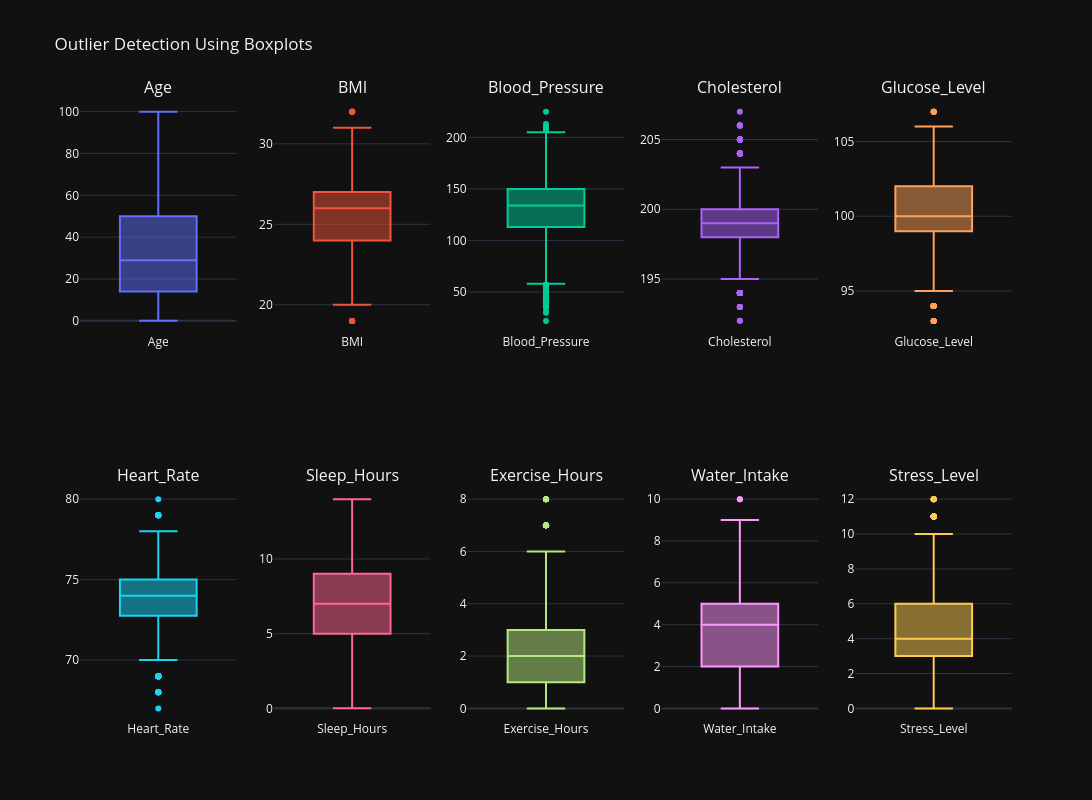

Notebook code for this chart:
### Code cell
fig = make_subplots(
    rows=2,
    cols=5,
    subplot_titles=numerical_columns
)

for idx, column in enumerate(numerical_columns):

    row = idx // 5 + 1
    col = idx % 5 + 1

    fig.add_trace(
        go.Box(
            y=df[column],
            name=column
        ),
        row=row,
        col=col
    )

fig.update_layout(
    title='Outlier Detection Using Boxplots',
    height=800,
    width=1800,
    showlegend=False,
    template='plotly_dark'
)

fig.show()

### Figure 1 — Plotly figure (JSON) as saved in the notebook; plotly's stock layout.template omitted (floating-point values rounded to 4 significant figures; data arrays with more than 128 entries replaced by an {"elided": "..."} marker saying what was removed)
{"data": [{"name": "Age", "type": "box", "xaxis": "x", "y": {"elided": "9549 float values"}, "yaxis": "y"}, {"name": "BMI", "type": "box", "xaxis": "x2", "y": {"elided": "9549 float values"}, "yaxis": "y2"}, {"name": "Blood_Pressure", "type": "box", "xaxis": "x3", "y": {"elided": "9549 float values"}, "yaxis": "y3"}, {"name": "Cholesterol", "type": "box", "xaxis": "x4", "y": {"elided": "9549 float values"}, "yaxis": "y4"}, {"name": "Glucose_Level", "type": "box", "xaxis": "x5", "y": {"elided": "9549 float values"}, "yaxis": "y5"}, {"name": "Heart_Rate", "type": "box", "xaxis": "x6", "y": {"elided": "9549 float values"}, "yaxis": "y6"}, {"name": "Sleep_Hours", "type": "box", "xaxis": "x7", "y": {"elided": "9549 float values"}, "yaxis": "y7"}, {"name": "Exercise_Hours", "type": "box", "xaxis": "x8", "y": {"elided": "9549 float values"}, "yaxis": "y8"}, {"name": "Water_Intake", "type": "box", "xaxis": "x9", "y": {"elided": "9549 float values"}, "yaxis": "y9"}, {"name": "Stress_Level", "type": "box", "xaxis": "x10", "y": {"elided": "9549 float values"}, "yaxis": "y10"}], "layout": {"annotations": [{"font": {"size": 16}, "showarrow": false, "text": "Age", "x": 0.084, "xanchor": "center", "xref": "paper", "y": 1, "yanchor": "bottom", "yref": "paper"}, {"font": {"size": 16}, "showarrow": false, "text": "BMI", "x": 0.292, "xanchor": "center", "xref": "paper", "y": 1, "yanchor": "bottom", "yref": "paper"}, {"font": {"size": 16}, "showarrow": false, "text": "Blood_Pressure", "x": 0.5, "xanchor": "center", "xref": "paper", "y": 1, "yanchor": "bottom", "yref": "paper"}, {"font": {"size": 16}, "showarrow": false, "text": "Cholesterol", "x": 0.708, "xanchor": "center", "xref": "paper", "y": 1, "yanchor": "bottom", "yref": "paper"}, {"font": {"size": 16}, "showarrow": false, "text": "Glucose_Level", "x": 0.916, "xanchor": "center", "xref": "paper", "y": 1, "yanchor": "bottom", "yref": "paper"}, {"font": {"size": 16}, "showarrow": false, "text": "Heart_Rate", "x": 0.084, "xanchor": "center", "xref": "paper", "y": 0.375, "yanchor": "bottom", "yref": "paper"}, {"font": {"size": 16}, "showarrow": false, "text": "Sleep_Hours", "x": 0.292, "xanchor": "center", "xref": "paper", "y": 0.375, "yanchor": "bottom", "yref": "paper"}, {"font": {"size": 16}, "showarrow": false, "text": "Exercise_Hours", "x": 0.5, "xanchor": "center", "xref": "paper", "y": 0.375, "yanchor": "bottom", "yref": "paper"}, {"font": {"size": 16}, "showarrow": false, "text": "Water_Intake", "x": 0.708, "xanchor": "center", "xref": "paper", "y": 0.375, "yanchor": "bottom", "yref": "paper"}, {"font": {"size": 16}, "showarrow": false, "text": "Stress_Level", "x": 0.916, "xanchor": "center", "xref": "paper", "y": 0.375, "yanchor": "bottom", "yref": "paper"}], "height": 800, "showlegend": false, "title": {"text": "Outlier Detection Using Boxplots"}, "width": 1800, "xaxis": {"anchor": "y", "domain": [0, 0.168]}, "xaxis10": {"anchor": "y10", "domain": [0.832, 1]}, "xaxis2": {"anchor": "y2", "domain": [0.208, 0.376]}, "xaxis3": {"anchor": "y3", "domain": [0.416, 0.584]}, "xaxis4": {"anchor": "y4", "domain": [0.624, 0.792]}, "xaxis5": {"anchor": "y5", "domain": [0.832, 1]}, "xaxis6": {"anchor": "y6", "domain": [0, 0.168]}, "xaxis7": {"anchor": "y7", "domain": [0.208, 0.376]}, "xaxis8": {"anchor": "y8", "domain": [0.416, 0.584]}, "xaxis9": {"anchor": "y9", "domain": [0.624, 0.792]}, "yaxis": {"anchor": "x", "domain": [0.625, 1]}, "yaxis10": {"anchor": "x10", "domain": [0, 0.375]}, "yaxis2": {"anchor": "x2", "domain": [0.625, 1]}, "yaxis3": {"anchor": "x3", "domain": [0.625, 1]}, "yaxis4": {"anchor": "x4", "domain": [0.625, 1]}, "yaxis5": {"anchor": "x5", "domain": [0.625, 1]}, "yaxis6": {"anchor": "x6", "domain": [0, 0.375]}, "yaxis7": {"anchor": "x7", "domain": [0, 0.375]}, "yaxis8": {"anchor": "x8", "domain": [0, 0.375]}, "yaxis9": {"anchor": "x9", "domain": [0, 0.375]}}}
